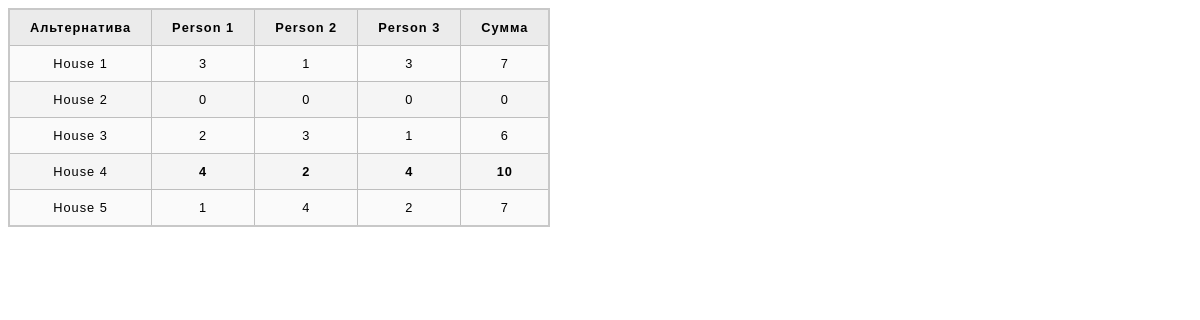
Page /decision/board/ on the committed database.
### core/models.py (models this page shows, shortened)
class Person(models.Model):
	name = models.CharField(max_length=100, unique=True)
	rate = models.PositiveIntegerField()
	alternatives = models.ManyToManyField(Alternative, through='Result')

class Alternative(models.Model):
	name = models.CharField(max_length=100, unique=True)
	def __str__(self):
		return self.name

### core/views.py (the view)
# urls.py: path('board/', views.board_view, name='board_view'),
def board_view(request):
	alternatives = Alternative.objects.all()
	persons = Person.objects.order_by('id')
	sums = count_sums(alternatives)
	context = {
		'alternatives': alternatives,
		'sums': sums,
		'persons': persons,
		'max_sum': max(sums.items(), key=operator.itemgetter(1))[0]
	}
	return render(request, 'core/board.html', context)

### core/templatetags/extras.py (called while the page is built)
@register.filter(name='get_item')
def get_item(dictionary, key):
    return dictionary.get(key)

### core/views.py (called while the page is built)
def count_sums(alternatives):
	size = len(alternatives)
	res = {}
	for alternative in alternatives:
		results = Result.objects.filter(alternative__name=alternative).order_by('person__id')
		s = []
		for result in results:
			s.append(size - result.rate)
		s.append(sum(s))
		res[alternative] = s
	return res

### rooms/templates/core/board.html (shortened to what this page needs)
{% load extras %}
{% load static %}
<!doctype html>
  <html>
	<head>
		<link rel="stylesheet" href="{% static 'css/core.css' %}">
    </head>
    <body>
	    <table>
	    	<tr>
	    		<th>Альтернатива</th>
	    		{% for person in persons %}
		    		<th>
		    			{{ person.name }}
		    		</th>
		    	{% endfor %}
		    	<th>Сумма</th>
	    	</tr>
	    	{% for alternative in alternatives %}
	    	<tr>
	    		<td>{{ alternative }}</td>
	    		{% for s in sums|get_item:alternative %}
	    		{% if alternative == max_sum %}
	    			<td><strong>{{ s }}</strong></td>
	    		{% else %}
	    			<td>{{ s }}</td>
	    		{% endif %}
	    		{% endfor %}
	    	</tr>
	    	{% endfor %}
	    </table>
    </body>
 </html>

### core/static/css/core.css (style rules this page uses)
html { font-family: sans-serif; }
table { border-collapse: collapse; border: 2px solid rgb(200,200,200); letter-spacing: 1px; font-size: 0.8rem; }
td, th { border: 1px solid rgb(190,190,190); padding: 10px 20px; }
th { background-color: rgb(235,235,235); }
td { text-align: center; }
tr:nth-child(even) td { background-color: rgb(250,250,250); }
tr:nth-child(odd) td { background-color: rgb(245,245,245); }

### rows in the picture
Person: name "Person 1"
Person: name "Person 2"
Person: name "Person 3"
Alternative: name "House 1", sums "3" "1" "3" "7"
Alternative: name "House 2", sums "0" "0" "0" "0"
Alternative: name "House 3", sums "2" "3" "1" "6"
Alternative: name "House 4", sums "4" "2" "4" "10"
Alternative: name "House 5", sums "1" "4" "2" "7"
